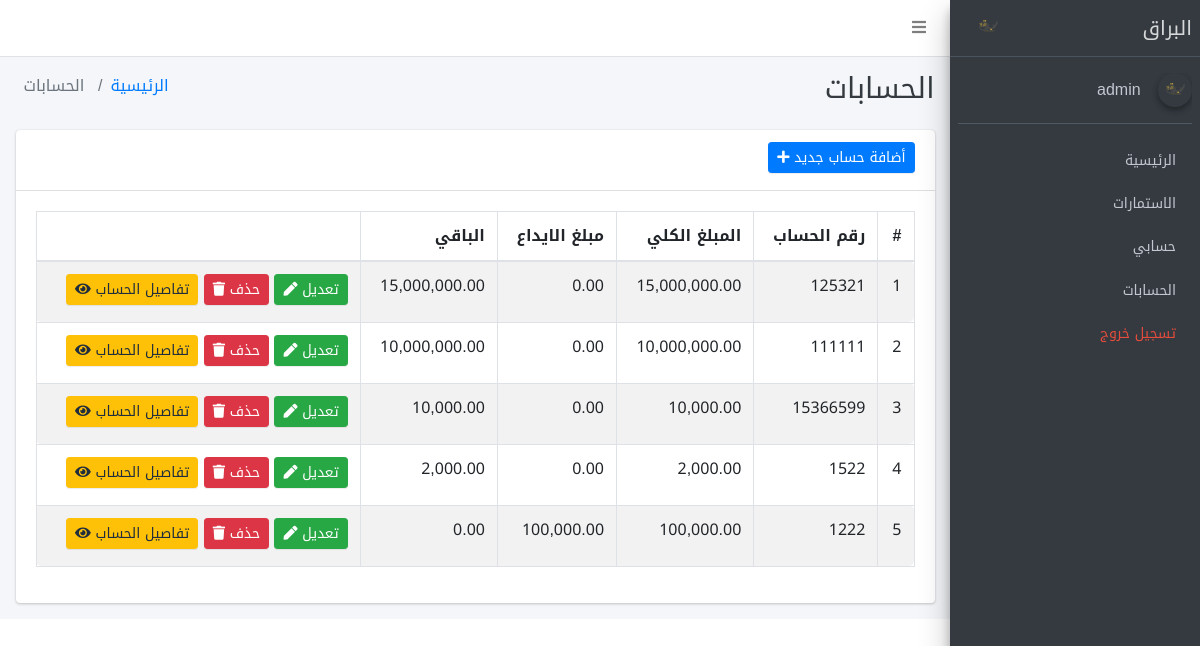
The page /admin/main.php?dir=acounts&page=report (signed in) on the database its author committed.
### tables this page shows
CREATE TABLE `accounts` (
  `id` int NOT NULL,
  `account_number` varchar(100) NOT NULL,
  `all_price` decimal(10,2) NOT NULL,
  `status` int NOT NULL DEFAULT '0'
);

### admin/acounts/report.php (the view, shortened to what this page needs)
<section class="content-header">
    <div class="container-fluid">
        <div class="row mb-2">
            <div class="col-sm-6">
                <h1 class="m-0 text-dark"> الحسابات </h1>
            </div>
            <div class="col-sm-6">
                <ol class="breadcrumb float-sm-left">
                    <li class="breadcrumb-item"><a href="main.php?dir=dashboard&page=dashboard">الرئيسية</a></li>
                    <li class="breadcrumb-item active"> الحسابات </li>
                </ol>
            </div>
        </div>
    </div>
</section>
<section class="content">
    <div class="container-fluid">
        <div class="row">
            <div class="col-12">
                <div class="card">
                    <div class="card-header">
                        <button type="button" class="btn btn-primary waves-effect btn-sm" data-toggle="modal" data-target="#add-Modal"> أضافة حساب جديد <i class="fa fa-plus"></i> </button>
                    </div>
                    <div class="card-body">
                        <div class="table-responsive">
                            <table id="my_table" class="table table-striped table-bordered">
                                <thead>
                                    <tr>
                                        <th> # </th>
                                        <th> رقم الحساب </th>
                                        <th> المبلغ الكلي </th>
                                        <th> مبلغ الايداع </th>
                                        <th> الباقي </th>
                                        <th> </th>
                                    </tr>
                                </thead>
                                <tbody>
                                    <?php
                                    $stmt = $connect->prepare("SELECT * FROM accounts ORDER BY id DESC");
                                    $stmt->execute();
                                    $allrecord = $stmt->fetchAll();
                                    $i = 0;
                                    foreach ($allrecord as $record) {
                                        $i++;
                                    ?>
                                        <tr>
                                            <td> <?php echo $i; ?> </td>
                                            <td> <?php echo  $record['account_number']; ?> </td>
                                            <td> <?php echo  number_format($record['all_price'], 2) ?> </td>
                                            <td> <?php
                                                    $stmt = $connect->prepare("SELECT * FROM account_details WHERE account_id=?");
                                                    $stmt->execute(array($record['id']));
                                                    $account_rows = $stmt->fetchAll();
                                                    $total_price = 0;
                                                    foreach ($account_rows as $row) {
                                                        $total_price += $row['price_amount'];
                                                    }
                                                    echo number_format($total_price, 2)
                                                    ?>
                                            </td>
                                            <td> <?php
                                                    $remind = $record['all_price'] - $total_price;
                                                    echo number_format($remind, 2); ?> </td>
                                            <td>
                                                <button type="button" class="btn btn-success btn-sm waves-effect" data-toggle="modal" data-target="#edit-Modal_<?php echo $record['id']; ?>"> تعديل <i class='fa fa-pen'></i> </button>
                                                <a href="main.php?dir=acounts&page=delete&request_id=<?php echo $record['id']; ?>" class="confirm btn btn-danger btn-sm"> حذف <i class='fa fa-trash'></i> </a>
                                                <a href="main.php?dir=acounts_details&page=report&account_id=<?php echo $record['id']; ?>" class="btn btn-warning btn-sm"> تفاصيل الحساب <i class='fa fa-eye'></i> </a>
                                            </td>
                                        </tr>
                                    <?php
                                    }
                                    ?>
                            </table>
                        </div>
                    </div>
                </div>
            </div>
        </div>
    </div>
</section>

### rows shown on the page
accounts: account_number "125321", all_price "15,000,000.00", total_price "0.00"
accounts: account_number "111111", all_price "10,000,000.00", total_price "0.00"
accounts: account_number "15366599", all_price "10,000.00", total_price "0.00"
accounts: account_number "1522", all_price "2,000.00", total_price "0.00"
accounts: account_number "1222", all_price "100,000.00", total_price "100,000.00", all_price "0.00"

### other values the page prints
$_SESSION['admin_username'] "admin"
